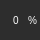
    <widget class="QFrame" name="frame_16">
     <property name="geometry">
      <rect>
       <x>1070</x>
       <y>890</y>
       <width>40</width>
       <height>40</height>
      </rect>
     </property>
     <property name="styleSheet">
      <string notr="true">QFrame{
background-color: rgb(45, 45, 45);
border-radius:20px;
}</string>
     </property>
     <property name="frameShape">
      <enum>QFrame::StyledPanel</enum>
     </property>
     <property name="frameShadow">
      <enum>QFrame::Plain</enum>
     </property>
     <widget class="QWidget" name="horizontalLayoutWidget_15">
      <property name="geometry">
       <rect>
        <x>6</x>
        <y>10</y>
        <width>32</width>
        <height>21</height>
       </rect>
      </property>
      <layout class="QHBoxLayout" name="horizontalLayout_15">
       <item>
        <widget class="QLabel" name="Finential_statistic1_43">
         <property name="styleSheet">
          <string notr="true">color:white;
background-color: rgba(255, 255, 255, 0);
font: 10px;
padding-left:5px;
text-align: right;</string>
         </property>
         <property name="text">
          <string>0</string>
         </property>
         <property name="wordWrap">
          <bool>true</bool>
         </property>
        </widget>
       </item>
       <item>
        <widget class="QLabel" name="Finential_statistic1_44">
         <property name="styleSheet">
          <string notr="true">color:white;
font: 10px;
background-color:rgba(255, 255, 255, 0);</string>
         </property>
         <property name="frameShadow">
          <enum>QFrame::Raised</enum>
         </property>
         <property name="text">
          <string>%</string>
         </property>
         <property name="wordWrap">
          <bool>true</bool>
         </property>
        </widget>
       </item>
      </layout>
     </widget>
    </widget>
